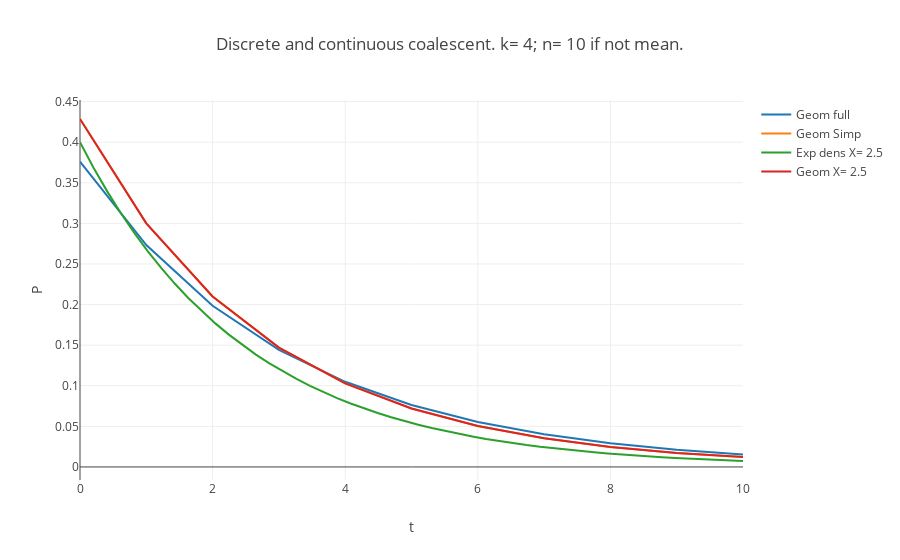

Write notebook code for a chart like this one.
### Code cell
X_geom= list(range(11))
X_exp= list(np.linspace(0,10,50))


geomF= [CoalGeomF(x,k= k,Nsamp=Nsamp) for x in X_geom]
geomS= [CoalGeom(x,k= k,Nsamp=Nsamp) for x in X_geom]
geomM= [CoalGeom_mean(x,mean=example_mean) for x in X_geom]

Exp_cdf= [expTk_cdf(x,k= k) for x in X_exp]
Exp_pdf= [expTk_pdf(x,k= k) for x in X_exp]
Exp_mean= [tkdens_mean(x,meanA= example_mean) for x in X_exp]

fig_c= [go.Scatter(
    x= X_geom,
    y= geomF,
    mode= 'lines',
    name= 'Geom full'
)]

fig_geom2= [go.Scatter(
    x= X_geom,
    y= geomS,
    mode= 'lines',
    name= 'Geom Simp'
)]

fig_geom_mean= [go.Scatter(
    x= X_geom,
    y= geomS,
    mode= 'lines',
    name= 'Geom X= {}'.format(example_mean)
)]


fig_exp_II= [go.Scatter(
    x= X_exp,
    y= Exp_mean,
    mode= 'lines',
    name= 'Exp dens X= {}'.format(example_mean)
)]


fig_c.extend(fig_geom2)
fig_c.extend(fig_exp_II)
fig_c.extend(fig_geom_mean)



layout= go.Layout(
    title= 'Discrete and continuous coalescent. k= {}; n= {} if not mean.'.format(k,Nsamp),
    yaxis= dict(title= 'P'),
    xaxis= dict(title= 't')
)


Fig= go.Figure(data= fig_c, layout= layout)
iplot(Fig)

### Figure 1 — Plotly figure (JSON) as saved in the notebook; plotly's stock layout.template omitted (floating-point values rounded to 4 significant figures)
{"data": [{"mode": "lines", "name": "Geom full", "type": "scatter", "uid": "b47df932-3f6c-43a7-8438-b62a58623d79", "x": [0, 1, 2, 3, 4, 5, 6, 7, 8, 9, 10], "y": [0.376, 0.2732, 0.1986, 0.1443, 0.1049, 0.07623, 0.0554, 0.04026, 0.02926, 0.02126, 0.01545]}, {"mode": "lines", "name": "Geom Simp", "type": "scatter", "uid": "422d6f22-e1c2-40da-b2fc-4fd4a2eb501e", "x": [0, 1, 2, 3, 4, 5, 6, 7, 8, 9, 10], "y": [0.4286, 0.3, 0.21, 0.147, 0.1029, 0.07203, 0.05042, 0.03529, 0.02471, 0.01729, 0.01211]}, {"mode": "lines", "name": "Exp dens X= 2.5", "type": "scatter", "uid": "492f9e8a-115b-4cb4-a36d-c4771e8645f5", "x": [0, 0.2041, 0.4082, 0.6122, 0.8163, 1.02, 1.224, 1.429, 1.633, 1.837, 2.041, 2.245, 2.449, 2.653, 2.857, 3.061, 3.265, 3.469, 3.673, 3.878, 4.082, 4.286, 4.49, 4.694, 4.898, 5.102, 5.306, 5.51, 5.714, 5.918, 6.122, 6.327, 6.531, 6.735, 6.939, 7.143, 7.347, 7.551, 7.755, 7.959, 8.163, 8.367, 8.571, 8.776, 8.98, 9.184, 9.388, 9.592, 9.796, 10], "y": [0.4, 0.3686, 0.3397, 0.3131, 0.2886, 0.2659, 0.2451, 0.2259, 0.2082, 0.1919, 0.1768, 0.163, 0.1502, 0.1384, 0.1276, 0.1176, 0.1083, 0.09985, 0.09203, 0.08481, 0.07816, 0.07204, 0.06639, 0.06119, 0.05639, 0.05197, 0.0479, 0.04414, 0.04068, 0.03749, 0.03455, 0.03184, 0.02935, 0.02705, 0.02493, 0.02297, 0.02117, 0.01951, 0.01798, 0.01657, 0.01527, 0.01408, 0.01297, 0.01196, 0.01102, 0.01016, 0.009359, 0.008626, 0.007949, 0.007326]}, {"mode": "lines", "name": "Geom X= 2.5", "type": "scatter", "uid": "b4658761-bd8a-43ea-adfb-f0eb05e4edda", "x": [0, 1, 2, 3, 4, 5, 6, 7, 8, 9, 10], "y": [0.4286, 0.3, 0.21, 0.147, 0.1029, 0.07203, 0.05042, 0.03529, 0.02471, 0.01729, 0.01211]}], "layout": {"title": {"text": "Discrete and continuous coalescent. k= 4; n= 10 if not mean."}, "xaxis": {"title": {"text": "t"}}, "yaxis": {"title": {"text": "P"}}}}
